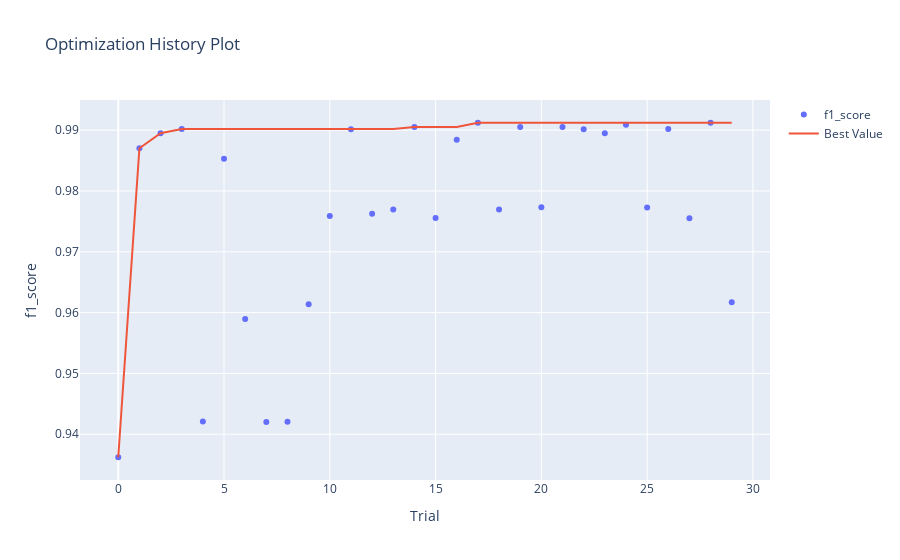

Notebook source saved alongside this figure:
### Code cell
optuna.visualization.plot_optimization_history(study, target_name="f1_score")

### Figure 1 — Plotly figure (JSON) as saved in the notebook; plotly's stock layout.template omitted (floating-point values rounded to 4 significant figures)
{"data": [{"mode": "markers", "name": "f1_score", "type": "scatter", "x": [0, 1, 2, 3, 4, 5, 6, 7, 8, 9, 10, 11, 12, 13, 14, 15, 16, 17, 18, 19, 20, 21, 22, 23, 24, 25, 26, 27, 28, 29], "y": [0.9362, 0.987, 0.9895, 0.9902, 0.9421, 0.9853, 0.9589, 0.942, 0.942, 0.9614, 0.9759, 0.9902, 0.9762, 0.977, 0.9905, 0.9755, 0.9884, 0.9912, 0.977, 0.9905, 0.9773, 0.9905, 0.9902, 0.9895, 0.9909, 0.9773, 0.9902, 0.9755, 0.9912, 0.9617]}, {"name": "Best Value", "type": "scatter", "x": [0, 1, 2, 3, 4, 5, 6, 7, 8, 9, 10, 11, 12, 13, 14, 15, 16, 17, 18, 19, 20, 21, 22, 23, 24, 25, 26, 27, 28, 29], "y": [0.9362, 0.987, 0.9895, 0.9902, 0.9902, 0.9902, 0.9902, 0.9902, 0.9902, 0.9902, 0.9902, 0.9902, 0.9902, 0.9902, 0.9905, 0.9905, 0.9905, 0.9912, 0.9912, 0.9912, 0.9912, 0.9912, 0.9912, 0.9912, 0.9912, 0.9912, 0.9912, 0.9912, 0.9912, 0.9912]}], "layout": {"title": {"text": "Optimization History Plot"}, "xaxis": {"title": {"text": "Trial"}}, "yaxis": {"title": {"text": "f1_score"}}}}
